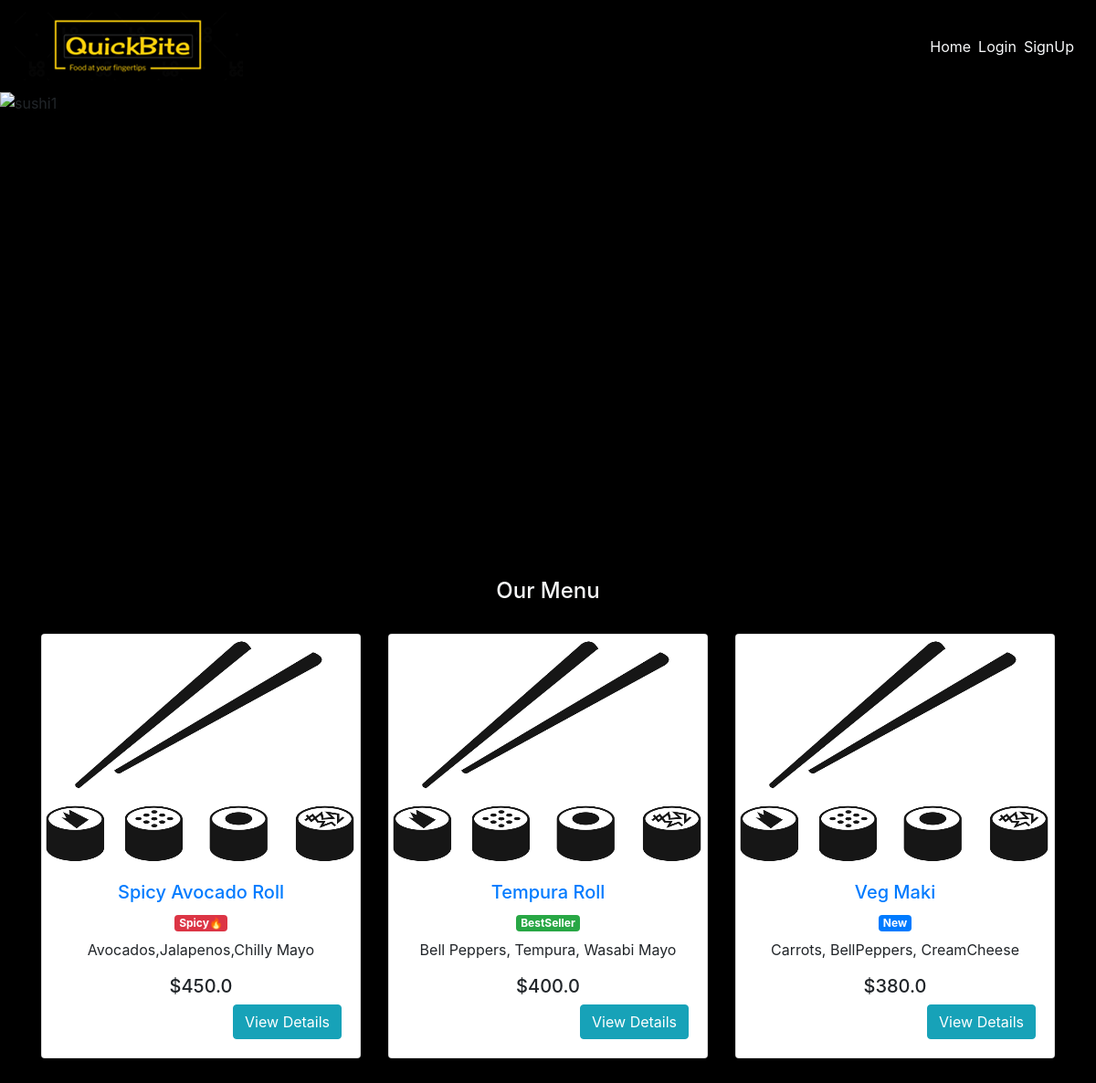
The app's page /, older data.
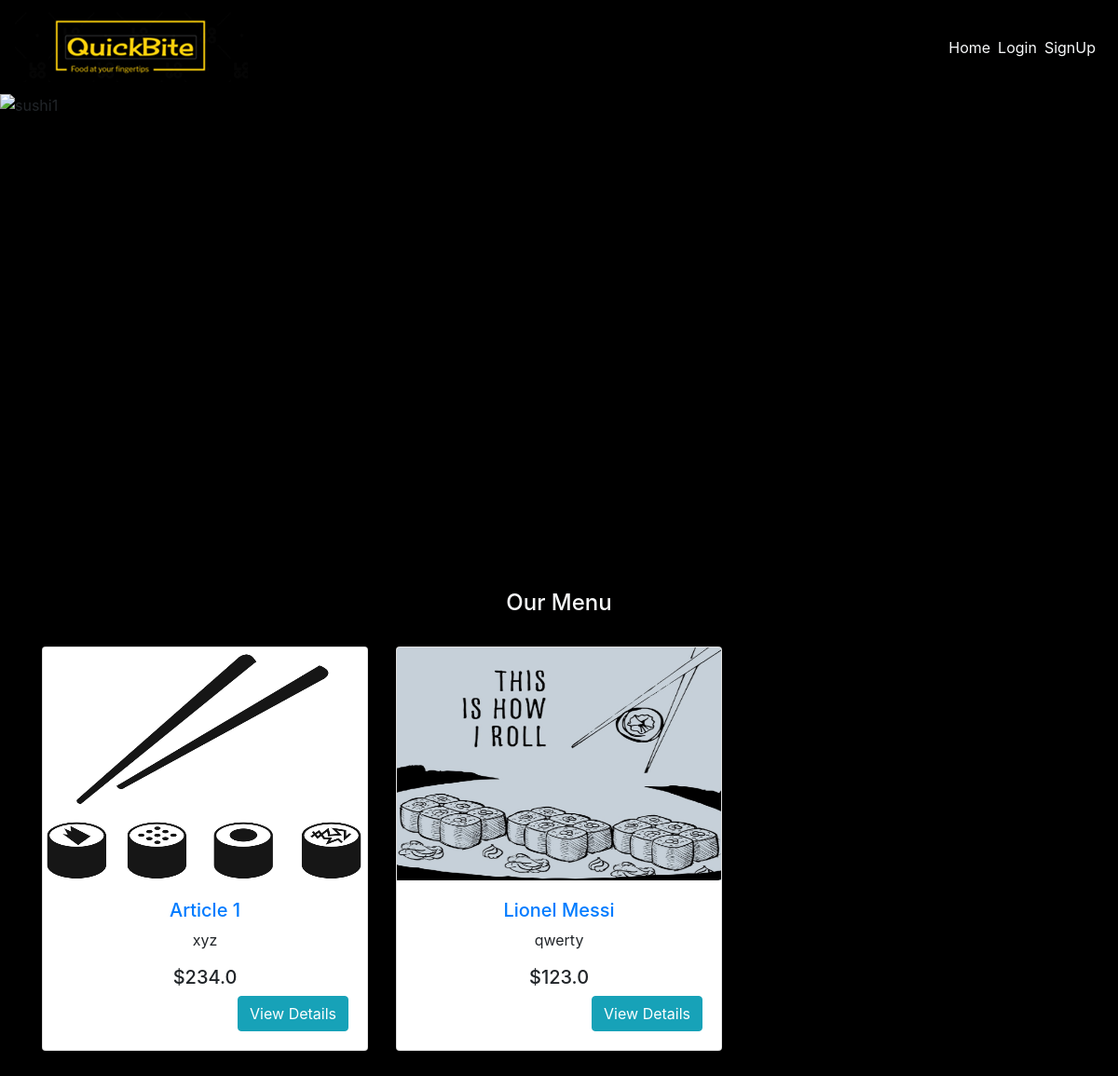
The same page, newer data.
### main/models.py (models this page shows, shortened)
class Item(models.Model):
    LABELS = (
        ('BestSeller', 'BestSeller'),
        ('New', 'New'),
        ('Spicy🔥', 'Spicy🔥'),
    )
    LABEL_COLOUR = (
        ('danger', 'danger'),
        ('success', 'success'),
        ('primary', 'primary'),
        ('info', 'info')
    )
    title = models.CharField(max_length=150)
    description = models.CharField(max_length=250,blank=True)
    price = models.FloatField()
    pieces = models.IntegerField(default=6)
    instructions = models.CharField(max_length=250,default="Jain Option Available")
    image = models.ImageField(default='default.png', upload_to='images/')
    labels = models.CharField(max_length=25, choices=LABELS, blank=True)
    label_colour = models.CharField(max_length=15, choices=LABEL_COLOUR, blank=True)
    slug = models.SlugField(default="sushi_name")
    created_by = models.ForeignKey(User, on_delete=models.CASCADE)

### main/views.py (the view)
# urls.py: path('', MenuListView.as_view(), name='home'),
class MenuListView(ListView):
    model = Item
    template_name = 'main/home.html'
    context_object_name = 'menu_items'

### main/templates/main/home.html
{% extends "main/layout.html" %}
{% block content %}
  <div class="home" style="background-color: #000000">
      <img src="../media/bg_7.jpg" class="d-block w-100" alt="sushi1" height="500px">
    <div class="container">
      <h4 class="text-center text-light" style="margin: 2rem;">Our Menu</h4>
      <div class="row">
        {% for item in menu_items %}
            <div class="col-sm-4">
                <div class="card mb-5" style="height: fit-content; overflow: auto;">
                  <img src="{{ item.image.url }}" style="height: 250px;">
                    <div class="card-body text-center">
                        <h5 class="text-center"><a href="{% url 'main:dishes' item.slug %}">{{ item.title }} </a></h5>
                        <h5 class="badge badge-{{ item.label_colour }}">{{ item.labels }}</h5>
                      <p class="text-center">{{ item.description }}</p>
                      <h5 class="text-center">${{ item.price }}</h5>
                      <a href="{% url 'main:dishes' item.slug %}" class="btn btn-info float-right">View Details</a>
                    </div>
                </div>
            </div>
        {% endfor %}
      </div>
    </div>
  </div>
{% endblock content %}

Row changes from the older to the newer data that the page shows:
removed Item: image (picture), title "Spicy Avocado Roll", labels "Spicy🔥", description "Avocados,Jalapenos,Chilly Mayo", price "450.0"
removed Item: image (picture), title "Tempura Roll", labels "BestSeller", description "Bell Peppers, Tempura, Wasabi Mayo", price "400.0"
removed Item: image (picture), title "Veg Maki", labels "New", description "Carrots, BellPeppers, CreamCheese", price "380.0"
added Item: image (picture), title "Article 1", description "xyz", price "234.0"
added Item: image (picture), title "Lionel Messi", description "qwerty", price "123.0"
